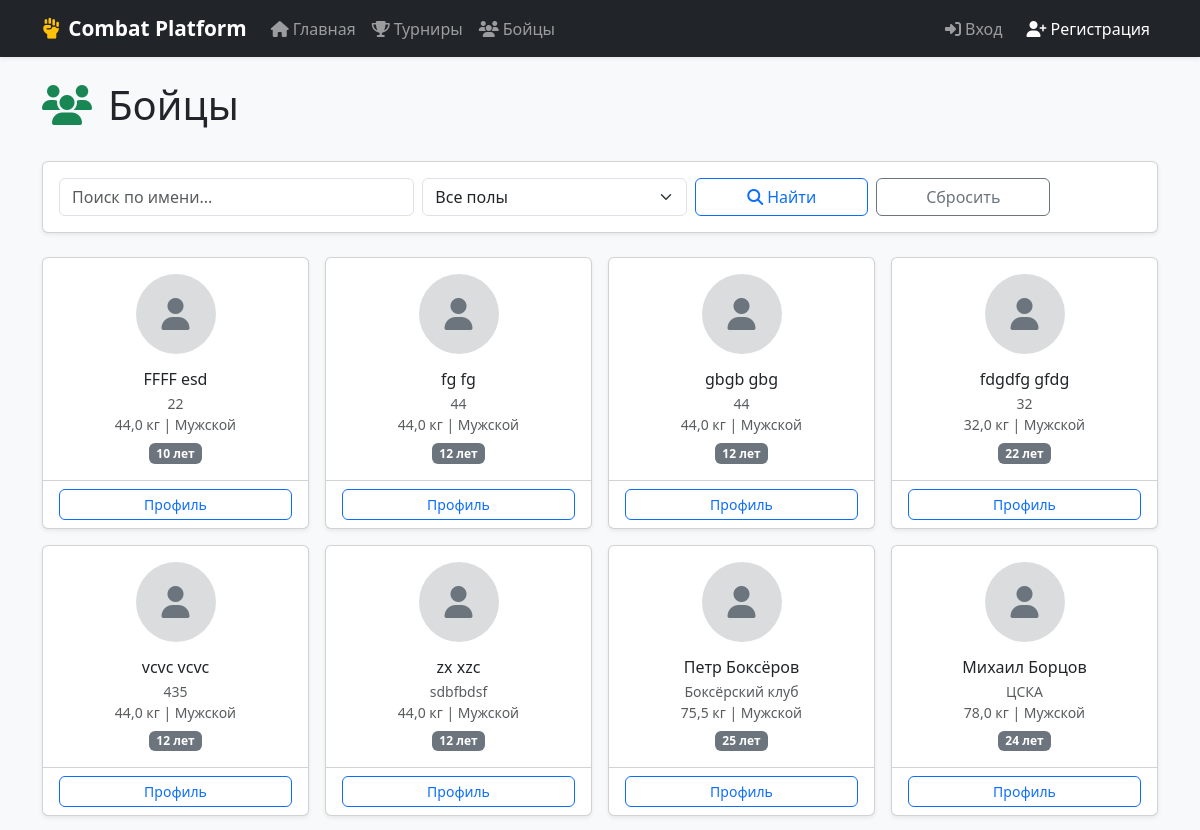
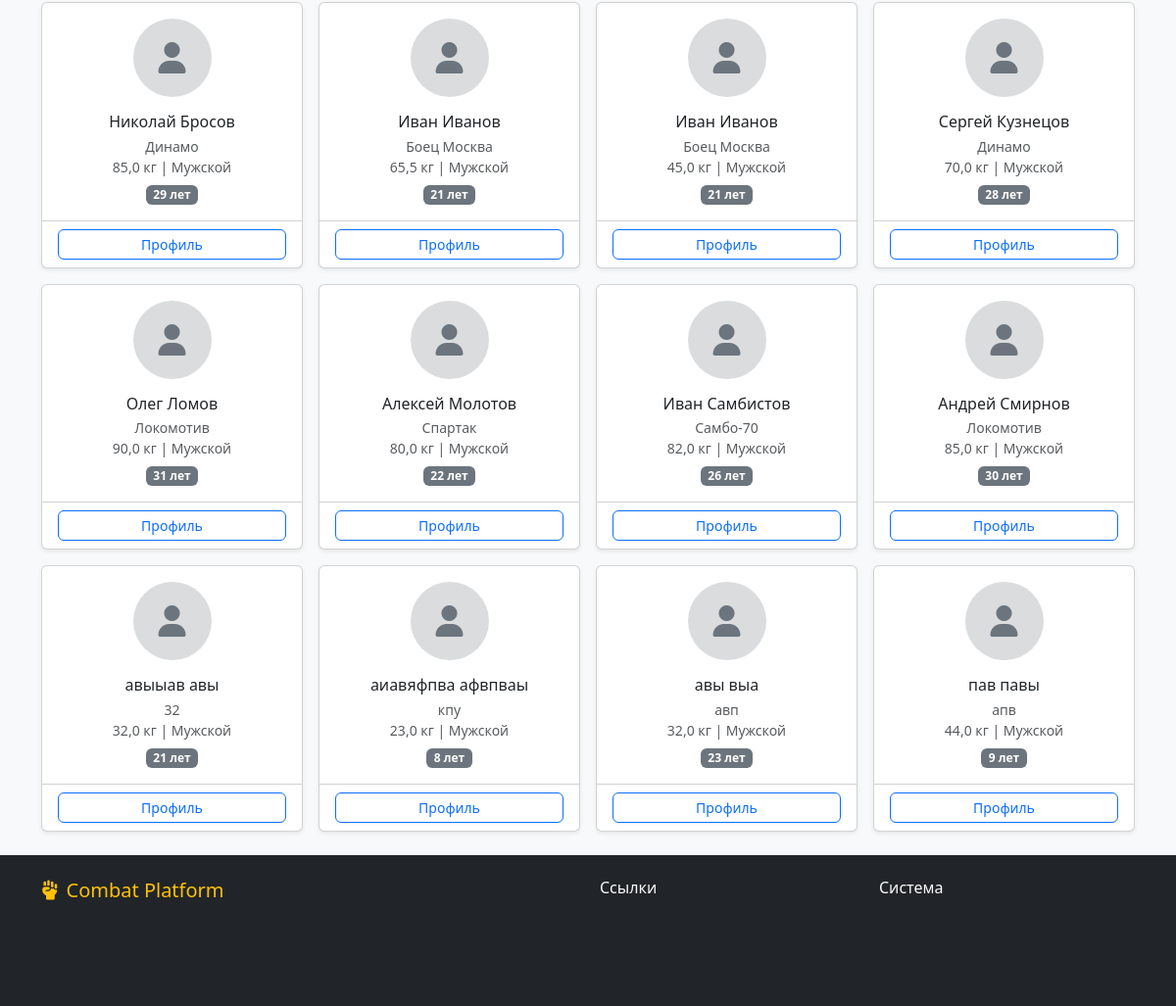
The app's page /tournaments/fighters/, older data (2 pictures, top to bottom).
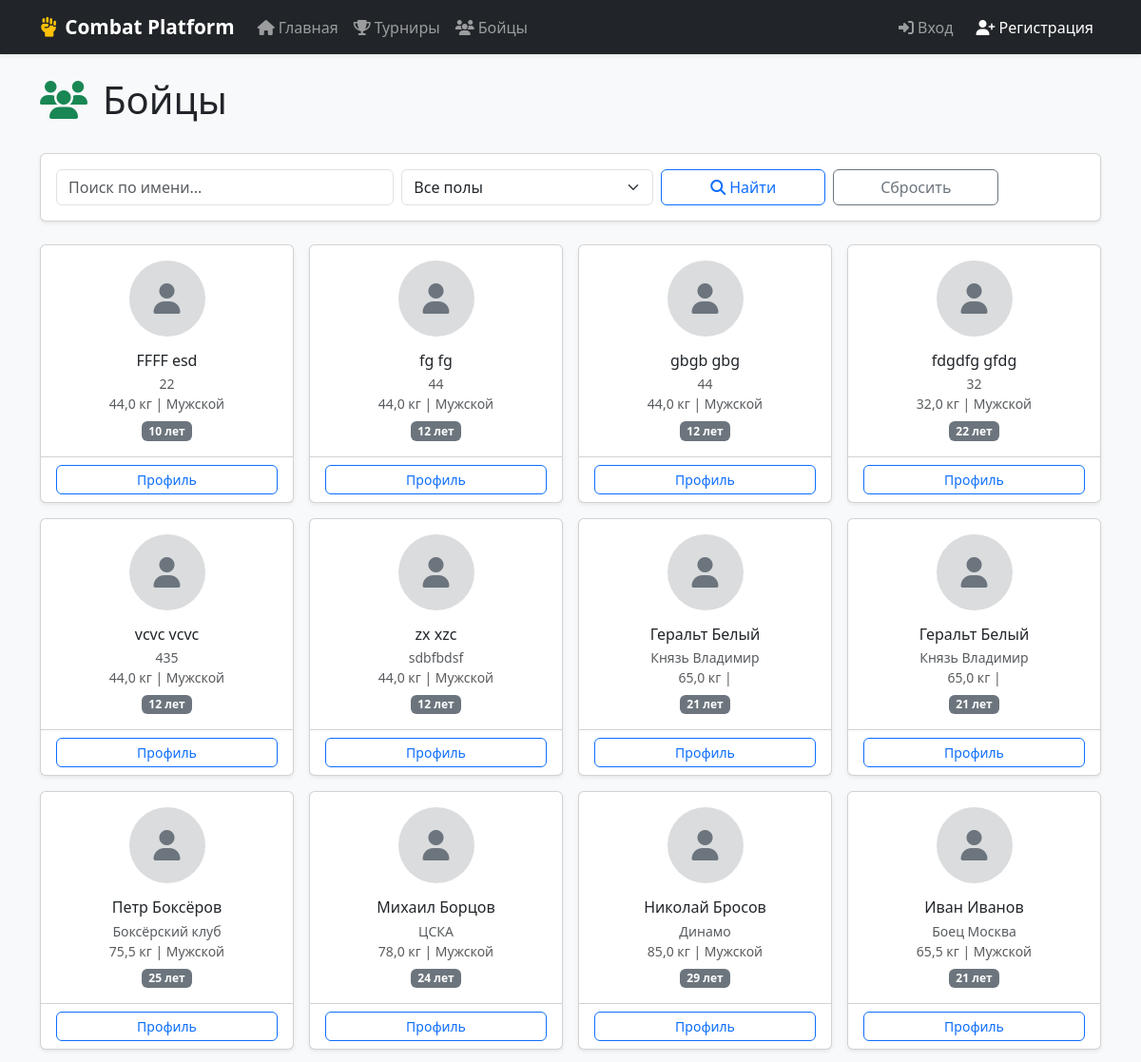
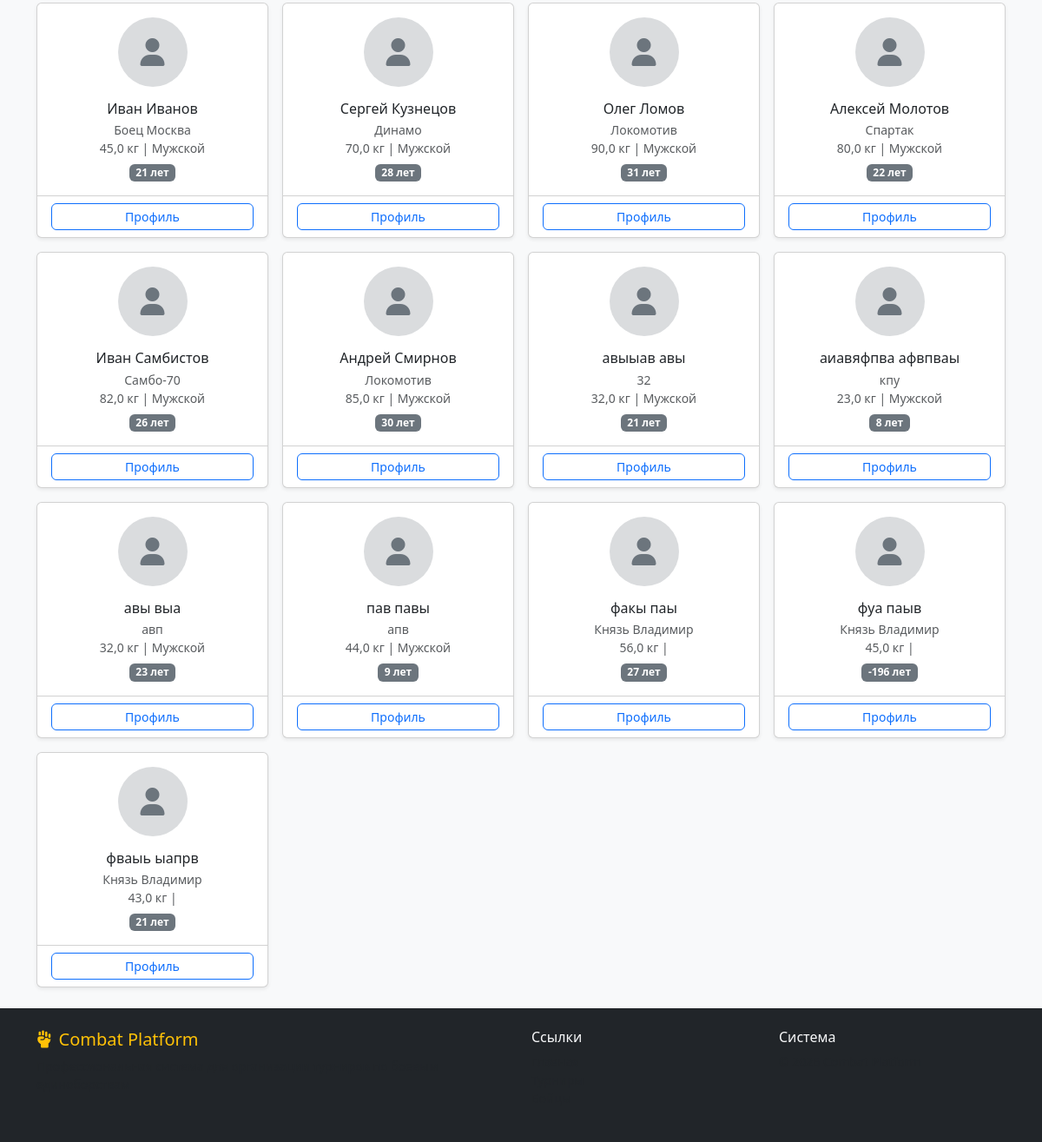
The same page, newer data (2 pictures, top to bottom).
### tournaments/models/fighter.py (models this page shows, shortened)
class Fighter(models.Model):
    GENDER_CHOICES = (('M', 'Мужской'), ('F', 'Женский'))
    user = models.OneToOneField(
        User, on_delete=models.CASCADE,
        related_name='fighter', verbose_name='Пользователь'
    )
    first_name = models.CharField(max_length=100, verbose_name='Имя')
    last_name = models.CharField(max_length=100, verbose_name='Фамилия')
    date_of_birth = models.DateField(verbose_name='Дата рождения')
    gender = models.CharField(max_length=1, choices=GENDER_CHOICES, verbose_name='Пол')
    weight = models.FloatField(verbose_name='Вес (кг)')
    club = models.CharField(max_length=200, verbose_name='Клуб')
    coach = models.CharField(max_length=200, verbose_name='Тренер')
    photo = models.ImageField(upload_to='fighters', blank=True, null=True, verbose_name='Фото')
    created_at = models.DateTimeField(auto_now_add=True)
    class Meta:
        verbose_name = 'Боец'
        verbose_name_plural = 'Бойцы'
        ordering = ['last_name', 'first_name']
    @property
    def full_name(self):
        return f"{self.first_name} {self.last_name}"
    @property
    def age(self):
        if not self.date_of_birth:
            return None
        today = date.today()
        return today.year - self.date_of_birth.year - (
            (today.month, today.day) < (self.date_of_birth.month, self.date_of_birth.day)
        )

### tournaments/views/participants.py (the view)
# urls.py: path('fighters/', views.fighter_list, name='fighter_list'),
def fighter_list(request):
    fighters = Fighter.objects.all().select_related('user')
    search = request.GET.get('search', '')
    gender = request.GET.get('gender', '')
    club = request.GET.get('club', '')
    if search:
        fighters = fighters.filter(
            Q(first_name__icontains=search) | Q(last_name__icontains=search)
        )
    if gender:
        fighters = fighters.filter(gender=gender)
    if club:
        fighters = fighters.filter(club__icontains=club)
    return render(request, 'tournaments/fighter_list.html', {
        'fighters': fighters.order_by('last_name', 'first_name'),
        'search': search,
        'gender_filter': gender,
    })

### users/context_processors.py (called while the page is built, shortened)
def user_role(request):
    if not request.user.is_authenticated:
        return {'user_role': None}

### templates/tournaments/fighter_list.html (shortened to what this page needs)
{% extends 'base.html' %}
{% block content %}
<div class="d-flex justify-content-between align-items-center mb-4">
    <h1><i class="fas fa-users me-3 text-success"></i>Бойцы</h1>
</div>
<div class="card mb-4 shadow-sm">
    <div class="card-body">
        <form method="get" class="row g-2 align-items-end">
            <div class="col-md-4">
                <input type="text" name="search" class="form-control" placeholder="Поиск по имени..." value="{{ search|default:'' }}">
            </div>
            <div class="col-md-3">
                <select name="gender" class="form-select">
                    <option value="">Все полы</option>
                </select>
            </div>
            <div class="col-md-2">
                <button type="submit" class="btn btn-outline-primary w-100"><i class="fas fa-search me-1"></i>Найти</button>
            </div>
            <div class="col-md-2">
                <a href="{% url 'tournaments:fighter_list' %}" class="btn btn-outline-secondary w-100">Сбросить</a>
            </div>
        </form>
    </div>
</div>
<div class="row g-3">
    {% for fighter in fighters %}
        <div class="col-md-4 col-lg-3">
            <div class="card h-100 shadow-sm text-center">
                <div class="card-body">
                    {% if fighter.photo %}
                        <img src="{{ fighter.photo.url }}" class="rounded-circle mb-3" style="width: 80px; height: 80px; object-fit: cover;">
                    {% else %}
                        <div class="rounded-circle bg-secondary bg-opacity-25 d-inline-flex align-items-center justify-content-center mb-3" style="width: 80px; height: 80px;">
                            <i class="fas fa-user fa-2x text-secondary"></i>
                        </div>
                    {% endif %}
                    <h6 class="card-title mb-1">{{ fighter.full_name }}</h6>
                    <small class="text-muted d-block">{{ fighter.club }}</small>
                    <small class="text-muted d-block">{{ fighter.weight|default:"—" }} кг | {{ fighter.get_gender_display }}</small>
                    <span class="badge bg-secondary mt-2">{{ fighter.age }} лет</span>
                </div>
                <div class="card-footer bg-transparent">
                    <a href="{% url 'tournaments:fighter_detail' fighter.id %}" class="btn btn-sm btn-outline-primary w-100">Профиль</a>
                </div>
            </div>
        </div>
    {% empty %}
        <div class="col-12 text-center py-5 text-muted">
            <i class="fas fa-users fa-4x mb-3"></i>
            <h4>Бойцов не найдено</h4>
        </div>
    {% endfor %}
</div>
{% endblock %}

### templates/base.html (shortened to what this page needs)
{% load static %}
<!DOCTYPE html>
<html lang="ru">
<head>
    <link href="https://cdn.jsdelivr.net/npm/bootstrap@5.3.2/dist/css/bootstrap.min.css" rel="stylesheet">
    <link rel="stylesheet" href="https://cdnjs.cloudflare.com/ajax/libs/font-awesome/6.5.1/css/all.min.css">
    <link rel="stylesheet" href="{% static 'css/style.css' %}">
</head>
<body class="d-flex flex-column min-vh-100">
    <nav class="navbar navbar-expand-lg navbar-dark bg-dark shadow-sm">
        <div class="container">
            <a class="navbar-brand fw-bold" href="{% url 'home' %}">
                <i class="fas fa-fist-raised me-2 text-warning"></i>Combat Platform
            </a>
            <div class="collapse navbar-collapse" id="navbarNav">
                <ul class="navbar-nav me-auto">
                    <li class="nav-item">
                        <a class="nav-link" href="{% url 'home' %}"><i class="fas fa-home me-1"></i>Главная</a>
                    </li>
                    <li class="nav-item">
                        <a class="nav-link" href="{% url 'tournaments:tournament_list' %}"><i class="fas fa-trophy me-1"></i>Турниры</a>
                    </li>
                    <li class="nav-item">
                        <a class="nav-link" href="{% url 'tournaments:fighter_list' %}"><i class="fas fa-users me-1"></i>Бойцы</a>
                    </li>
                </ul>
                <ul class="navbar-nav align-items-center">
                    {% if user.is_authenticated %}
                        <li class="nav-item dropdown">
                            <a class="nav-link dropdown-toggle d-flex align-items-center" href="#" data-bs-toggle="dropdown">
                                <i class="fas fa-user-circle me-1"></i>
                                <span>{{ user.username }}</span>
                                {% if user_role %}
                                    <span class="badge {{ user_role.badge_class }} {{ user_role.text_class }} ms-2">
                                        <i class="fas {{ user_role.icon }} me-1"></i>{{ user_role.label }}
                                    </span>
                                {% elif role == 'system_admin' %}
                                    <span class="badge bg-danger ms-2"><i class="fas fa-shield-alt me-1"></i>Системный админ</span>
                                {% elif role == 'tournament_admin' %}
                                    <span class="badge bg-primary ms-2"><i class="fas fa-user-tie me-1"></i>Администратор</span>
                                {% elif role == 'judge' %}
                                    <span class="badge bg-warning text-dark ms-2"><i class="fas fa-gavel me-1"></i>Судья</span>
                                {% elif role == 'coach' %}
                                    <span class="badge bg-info text-dark ms-2"><i class="fas fa-users me-1"></i>Тренер</span>
                                {% elif role == 'fighter' %}
                                    <span class="badge bg-success ms-2"><i class="fas fa-fist-raised me-1"></i>Участник</span>
                                {% endif %}
                            </a>
                            <ul class="dropdown-menu dropdown-menu-end">
                                {% if role == 'fighter' %}
                                    <li><a class="dropdown-item" href="{% url 'tournaments:my_registrations' %}"><i class="fas fa-user-check me-2"></i>Мои регистрации</a></li>
                                {% endif %}
                                <li><a class="dropdown-item" href="{% url 'core:dashboard' %}"><i class="fas fa-tachometer-alt me-2"></i>Личный кабинет</a></li>
                                <li><hr class="dropdown-divider"></li>
                                {% if role == 'system_admin' or user.is_superuser %}
                                    <li><a class="dropdown-item" href="/admin/"><i class="fas fa-user-shield me-2"></i>Django Admin</a></li>
                                {% endif %}
                                <li><a class="dropdown-item text-danger" href="{% url 'users:logout' %}"><i class="fas fa-sign-out-alt me-2"></i>Выйти</a></li>
                            </ul>
                        </li>
                    {% else %}
                        <li class="nav-item">
                            <a class="nav-link" href="{% url 'users:login' %}"><i class="fas fa-sign-in-alt me-1"></i>Вход</a>
                        </li>
                        <li class="nav-item">
                            <a class="nav-link btn btn-primary btn-sm ms-2 text-white" href="{% url 'users:register' %}"><i class="fas fa-user-plus me-1"></i>Регистрация</a>
                        </li>
                    {% endif %}
                </ul>
            </div>
        </div>
    </nav>
    <main class="container py-4 flex-grow-1">
        {% block content %}{% endblock %}
    </main>
    <footer class="bg-dark text-light py-4 mt-auto">
        <div class="container">
            <div class="row">
                <div class="col-md-6">
                    <h5 class="text-warning"><i class="fas fa-fist-raised me-2"></i>Combat Platform</h5>
                    <p class="text-muted small">Профессиональная система для организации турниров по боевым единоборствам</p>
                </div>
                <div class="col-md-3">
                    <h6>Ссылки</h6>
                    <ul class="list-unstyled small">
                        <li><a href="{% url 'home' %}" class="text-muted text-decoration-none">Главная</a></li>
                        <li><a href="{% url 'tournaments:tournament_list' %}" class="text-muted text-decoration-none">Турниры</a></li>
                        <li><a href="{% url 'tournaments:fighter_list' %}" class="text-muted text-decoration-none">Бойцы</a></li>
                    </ul>
                </div>
                <div class="col-md-3">
                    <h6>Система</h6>
                    <p class="text-muted small mb-0">&copy; {% now "Y" %} Combat Platform</p>
                </div>
            </div>
        </div>
    </footer>
</body>
</html>

### static/css/style.css (style rules this page uses)
html, body { min-height: 100vh; }
body { display: flex; flex-direction: column; background-color: #f8f9fa; }
main { flex: 1; }
.card { transition: box-shadow 0.2s ease; }
.navbar-brand { font-size: 1.3rem; }
.btn-group-sm > .btn, .btn-sm { border-radius: 0.375rem; }

Row changes from the older to the newer data that the page shows:
added Fighter: full_name "Геральт Белый", club "Князь Владимир", weight "65,0", age "21"
added Fighter: full_name "Геральт Белый", club "Князь Владимир", weight "65,0", age "21"
added Fighter: full_name "факы паы", club "Князь Владимир", weight "56,0", age "27"
added Fighter: full_name "фуа паыв", club "Князь Владимир", weight "45,0", age "-196"
added Fighter: full_name "фваыь ыапрв", club "Князь Владимир", weight "43,0", age "21"
